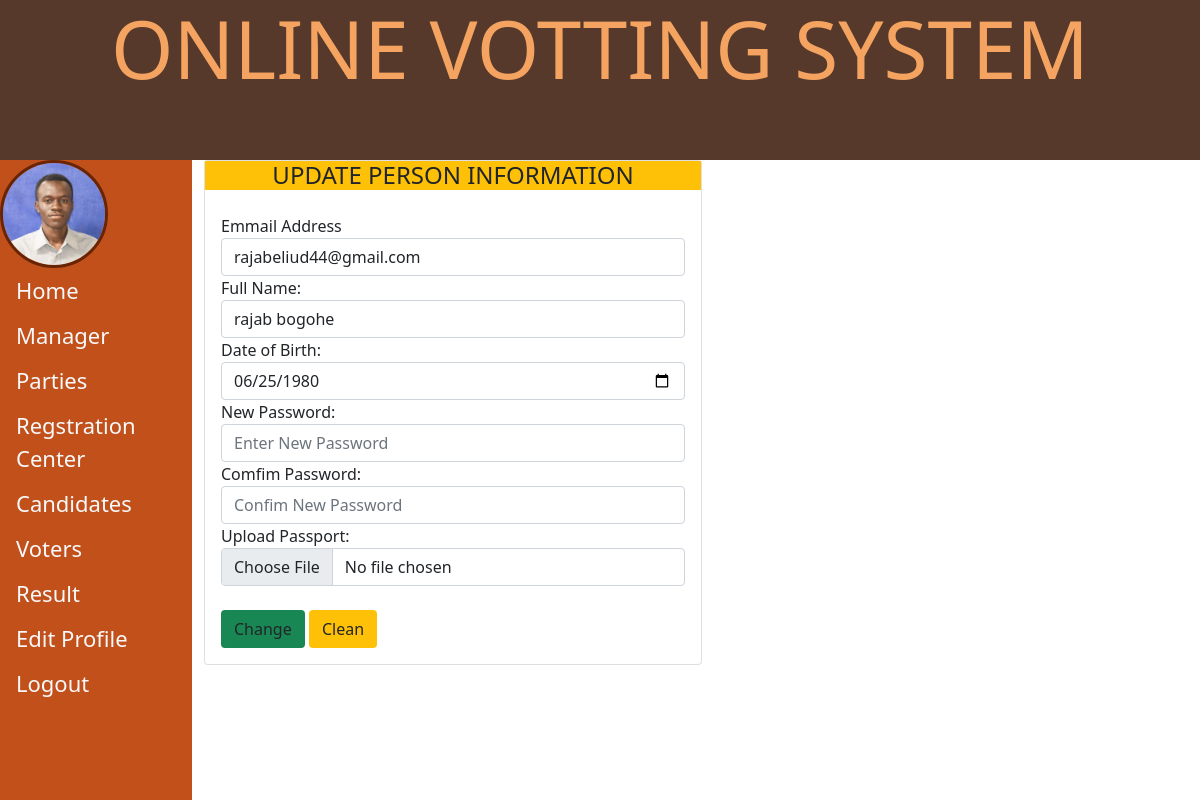
The page /edit_pelson.php (signed in) on the database its author committed.
### tables this page shows
CREATE TABLE IF NOT EXISTS `instution` (
  `id` int(11) NOT NULL AUTO_INCREMENT,
  `iname` varchar(50) NOT NULL,
  `dob` date NOT NULL,
  `place` varchar(50) NOT NULL,
  `email` varchar(50) NOT NULL,
  `passwordz` varchar(255) NOT NULL,
  `nida` int(20) NOT NULL,
  `code` varchar(250) NOT NULL,
  `statuz` varchar(30) NOT NULL,
  `otp` int(250) NOT NULL,
  `typez` varchar(50) NOT NULL DEFAULT 'instution',
  `image` blob NOT NULL,
  `adate` timestamp NOT NULL DEFAULT current_timestamp(),
  `udate` timestamp NOT NULL DEFAULT current_timestamp(),
  PRIMARY KEY (`id`),
  UNIQUE KEY `email` (`email`)
);

### edit_pelson.php (the view, shortened to what this page needs)
<?php
$pid = $_SESSION['manager'];
require_once("connection.php");
$select = "SELECT * FROM instution WHERE typez='manager' and email='$pid'";
$quer = mysqli_query($conn,$select);
$array=mysqli_fetch_array($quer);
$iname = $array['iname'];
$aname = $array['dob'];
$email = $array['email'];
?>
<!DOCTYPE html>
<html lang="en">
<head>
    <link rel="stylesheet" href="./bootstrap/css/bootstrap.min.css">
    <link rel="stylesheet" href="./bootstrap/css/addition.css">
</head>
<body>
    <div class="jumbotron">
        <h1 class="text-center display-1 myhed">ONLINE VOTTING SYSTEM</h1>
    </div>
    <div class="main">
   <div class="row">
    <div class="col-md-2  linkz">
        <?php require_once("hed.php");?>
    </div>
    <div class="col-md-10 ">
        <div class="card-deck-wrapper">
            <div class="card-deck">
                <div class="card col-md-6">
                    <form action="edit_pelson.php" method="POST" name="reg" enctype="multipart/form-data">
                    <div class="card-title bg-warning">
                    <H4 class="text-center">UPDATE PERSON INFORMATION<H4>
                    </div>
                    <div class="card-body">
                    <div class="row">
                        <div class="col-md-12">
                        <div class="form-group">
                        <div>Emmail Address</div>
                    <div><input type="Emmail" name="email" value="<?php echo $email; ?>" class="form-control"><span id="esms" class="error"></span></div>
                        <div>Full Name: </div>
                    <div><input type="text" name="iname" id="iname" value="<?php echo $iname; ?>" class="form-control"><span id="isms" class="error"></span></div>
                    <div>Date of Birth: </div>
                    <div><input type="date" name="dob" id="dob"   value="<?php echo $aname; ?>" class="form-control" ><span id="dsms" class="error"></span></div>
                    <div>
                    <div>New Password: </div>
                    <div><input type="password" name="password" id="pass" placeholder="Enter New Password" class="form-control"><span id="psms" class="error"></span></div>
                    <div>Comfim Password: </div>
                    <div><input type="password" name="cpassword" id="cpass" placeholder="Confim New Password" class="form-control"><span id="psms" class="error"></span></div>
                    <div>Upload Passport: </div>
                    <div><input type="file" name="image" value="<?php echo $img; ?>" class="form-control"></div>
                    <div><br></div>
                        <input type="submit" name="regster" class="btn bg-success" value="Change" onclick="return checkMy()">
                        <input type="reset" class="btn bg-warning" value="Clean">
                    </div>
                    </div>
                    </div>
                    </form>
                </div>
            </div>
        </div>
        </div>
    </div>
</div>
</body>
</html>

### hed.php (shortened to what this page needs)
<!DOCTYPE html>
<html lang="en">
<head>
    <link rel="stylesheet" href="./bootstrap/css/bootstrap.min.css">
    <link rel="stylesheet" href="./bootstrap/css/addition.css">
</head>
<body>
    <div class="hedd">
    <div>
    <?php
    $chukua=$_SESSION['manager'];
    $select = "SELECT image FROM instution WHERE email='$chukua'";
    $quer = mysqli_query($conn,$select);
    $array=mysqli_fetch_array($quer);
        $img = $array['image'];
        echo "<img src='imagez/".$img."'width='100vh' height='100vh''>";
    ?>
    </div>
    <div><a href="admin_home.php" class="text-light">Home</a> </div>
    <div><a href="reg_instution.php"class="text-light">Manager</a></div>
    <div><a href="parties.php"class="text-light">Parties</a></div>
    <div><a href="reg_center.php"class="text-light">Regstration Center</a></div>
    <div><a href="candidates.php"class="text-light">Candidates</a></div>
    <div><a href="voter.php"class="text-light">Voters</a></div>
    <div><a href="mresurt.php"class="text-light">Result</a></div>
    <div><a href="edit_pelson.php"class="text-light">Edit Profile</a></div>
    <div><a href="logout.php"class="text-light">Logout</a></div>
    </div>
</body>
</html>

### rows shown on the page
instution: image (picture), email "rajabeliud44@gmail.com", iname "rajab bogohe", dob "06/25/1980"
